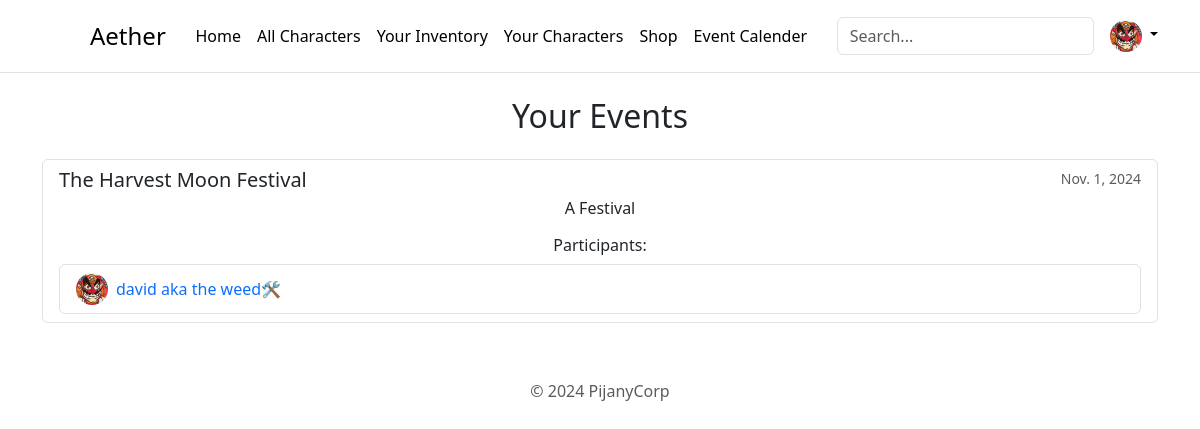
Screenshot of /members/events/ (signed in) with the database file from the repository.
### main/models.py (models this page shows, shortened)
class Profile(models.Model):
    user = models.OneToOneField(User, on_delete=models.CASCADE, related_name='profile')
    profile_pic = models.ImageField(upload_to='profiles/', blank=True, null=True)
    profile_name = models.CharField(max_length=100, blank=True)
    essence_count = models.IntegerField(default=0)
    characters = models.ManyToManyField('Character', related_name='profiles_with_character', blank=True)

class Event(models.Model):
    title = models.CharField(max_length=255)
    description = models.TextField()
    date = models.DateField()
    participants = models.ManyToManyField(User, related_name='events_participated', blank=True)

### main/views.py (the view)
# urls.py: path('members/events/', views.events_page, name='events_page'),
@login_required
def events_page(request):
    profile = get_object_or_404(Profile, user=request.user)
    events = Event.objects.filter(participants=profile.user)
    return render(request, 'events.html', {'events': events, 'profile': profile})

### main/templates/events.html
{% extends 'base.html' %}
{% block content %}
<div class="container mt-4">
    <h2 class="mb-4">Your Events</h2>
    {% if events %}
        <div class="list-group">
            {% for event in events %}
                <div class="list-group-item list-group-item-action mb-3">
                    <div class="d-flex w-100 justify-content-between">
                        <h5 class="mb-1">{{ event.title }}</h5>
                        <small class="text-muted">{{ event.date }}</small>
                    </div>
                    <p class="mb-1">{{ event.description }}</p>
                    <div class="mt-3">
                        <h6 class="mb-2">Participants:</h6>
                        <ul class="list-group">
                            {% for participant in event.participants.all %}
                                <li class="list-group-item d-flex align-items-center">
                                    {% include 'widgets/display_user_profile.html' with show_user=participant %}
                                </li>
                            {% empty %}
                                <li class="list-group-item">No participants yet.</li>
                            {% endfor %}
                        </ul>
                    </div>
                </div>
            {% endfor %}
        </div>
    {% else %}
        <div class="alert alert-info" role="alert">
            You are not currently registered for any events.
        </div>
    {% endif %}
</div>
{% endblock %}

### main/templates/base.html (shortened to what this page needs)
{% load static %}
<!DOCTYPE html>
<html lang="en">
<head>
    <link href="https://cdn.jsdelivr.net/npm/bootstrap@5.3.3/dist/css/bootstrap.min.css" rel="stylesheet"
>
</head>
<body>
    <div class="main-container">
        <center>
            <header class="p-3 mb-3 border-bottom">
                <div class="container">
                    <div class="d-flex flex-wrap align-items-center justify-content-center justify-content-lg-start">
                        <a href="/" class="d-flex align-items-center mb-3 mb-md-0 me-md-auto link-body-emphasis text-decoration-none">
                            <svg class="bi me-2" width="40" height="32"><use xlink:href="#bootstrap"></use></svg>
                            <span class="fs-4">Aether</span>
                        </a>
                        <ul class="nav col-12 col-lg-auto me-lg-auto mb-2 justify-content-center mb-md-0">
                            <li><a href="{% url 'main' %}" class="nav-link px-2 link-body-emphasis">Home</a></li>
                            <li><a href="{% url 'all_characters' %}" class="nav-link px-2 link-body-emphasis">All Characters</a></li>
                            {% if user.is_authenticated %}
                            <li><a href="{% url 'inventory' %}" class="nav-link px-2 link-body-emphasis">Your Inventory</a></li>
                            <li><a href="{% url 'my_characters' %}" class="nav-link px-2 link-body-emphasis">Your Characters</a></li>
                            <li><a href="{% url 'shop' %}" class="nav-link px-2 link-body-emphasis">Shop</a></li>
                            <li><a href="{% url 'events_page' %}" class="nav-link px-2 link-body-emphasis">Event Calender</a></li>
                            {% endif %}
                        </ul>
                        <form class="col-12 col-lg-auto mb-3 mb-lg-0 me-lg-3" role="search">
                            <input type="search" class="form-control" placeholder="Search..." aria-label="Search">
                        </form>
                        {% if user.is_authenticated %}
                        <div class="dropdown text-end">
                            <a href="#" class="d-block link-body-emphasis text-decoration-none dropdown-toggle"
                               data-bs-toggle="dropdown" aria-expanded="false">
                               {% if profile.profile_pic %}
                               <img src="{{ profile.profile_pic.url }}" width="32" height="32" class="rounded-circle">
                                {% else %}
                                <img src="{% static 'svg/person.svg' %}" width="32" height="32" class="rounded-circle">
                                {% endif %}
                            </a>
                        </div>
                        {% else %}
                        <a href="{% url 'login_user' %}" class="nav-link">Login</a>
                        {% endif %}
                    </div>
                </div>
            </header>
            <div class="main-container">
                {% block content %}
                {% endblock %}
            </div>
            <div class="container">
                <footer class="py-3 my-4">
                    <p class="text-center text-body-secondary">© 2024 PijanyCorp</p>
                </footer>
            </div>
        </center>
    </div>
</body>
</html>

### main/templates/widgets/display_user_profile.html (shortened to what this page needs)
{% load static %}
<div class="d-flex align-items-center">
    {% if show_user.profile.profile_pic %}
        <img src="{{ show_user.profile.profile_pic.url }}" width="32" height="32" class="rounded-circle me-2">
    {% else %}
        <img src="{% static 'svg/person.svg' %}" width="32" height="32" class="rounded-circle me-2">
    {% endif %}
    <a class="text-decoration-none">
        {{ show_user.profile.profile_name }}
    </a>
    {% if show_user.profile.user.is_staff %}
        {% include 'widgets/staff_icon.html' %}
    {% endif %}
</div>

### main/templates/widgets/staff_icon.html
🛠️

### rows the page displays
Profile: profile_pic (picture)
Event: title "The Harvest Moon Festival", date "Nov. 1, 2024", description "A Festival"

### other values shown
{{ show_user.profile.profile_name }} "david aka the weed"
